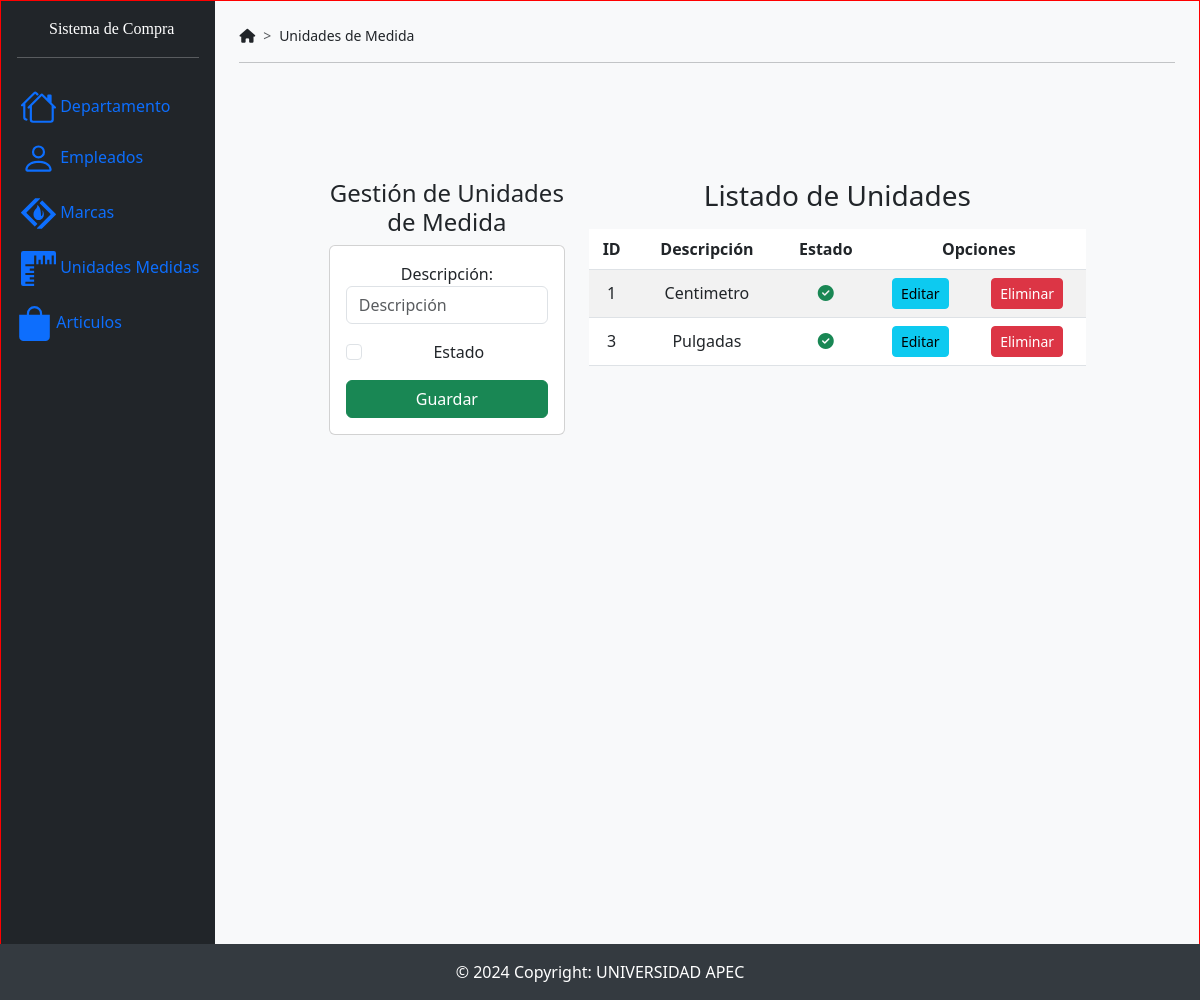
Screenshot of /principalUnidadesdeMedida with the database file from the repository.
### SistemaCompraApp/models.py (models this page shows)
class UnidadesMedida(models.Model):
    idunidadmedida = models.AutoField(db_column='IdUnidadMedida', primary_key=True, blank=False, null=False)  # Field name made lowercase.
    descripcion = models.TextField(db_column='Descripcion')  # Field name made lowercase.
    estado = models.TextField(db_column='Estado', blank=True, null=True)  # Field name made lowercase.
    class Meta:
        managed = False
        db_table = 'Unidades_Medida'

### SistemaCompraApp/views.py (the view)
# urls.py: path('principalUnidadesdeMedida', views.principalUnidadesdeMedida, name='principalUnidadesdeMedida'),
def principalUnidadesdeMedida(request):
    listadoUnidades = UnidadesMedida.objects.all()
    return render(request, 'principalUnidadesdeMedida.html', {'unidades': listadoUnidades})

### SistemaCompraApp/templates/principalUnidadesdeMedida.html (shortened to what this page needs)
{% extends "./base.html" %}
{% block navegacion %}Unidades de Medida{% endblock %}
{% block body %}
    <div class="row">
        <div class="col-sm-12 col-md-6 col-lg-4 col-xl-4 mb-4">
            <h4>Gestión de Unidades de Medida</h4>
            <div class="card">
                <div class="card-body">
                    <form action="/registrarUnidadesdeMedida/" method="post">{% csrf_token %}
                        <div class="form-group mb-3">
                            <label for="txtdescripcionUnidadesdeMedida">Descripción:</label>
                            <input type="text"
                                   name="txtdescripcionUnidadesdeMedida"
                                   id="txtdescripcioUnidadesdeMedida"
                                   class="form-control"
                                   placeholder="Descripción"
                                   minlength="1"
                                   maxlength="500"
                                   required>
                        </div>
                        <div class="form-check mb-3">
                            <input class="form-check-input"
                                   type="checkbox"
                                   name="txtEstadoUnidadesdeMedida"
                                   id="txtEstadoUnidadesdeMedida"
                                   required>
                            <label class="form-check-label" for="txtEstadoUnidadesdeMedida">Estado</label>
                        </div>
                        <div class="d-grid">
                            <button type="submit" class="btn btn-success text-white">Guardar</button>
                        </div>
                    </form>
                </div>
            </div>
        </div>
        <div class="col-sm-12 col-md-6 col-lg-8 col-xl-8">
            <h3>Listado de Unidades</h3>
            <div class="table-responsive py-2">
                <table class="table table-striped">
                    <thead>
                        <tr>
                            <th>ID</th>
                            <th>Descripción</th>
                            <th>Estado</th>
                            <th colspan="2">Opciones</th>
                        </tr>
                    </thead>
                    <tbody>
                        {% for unidad in unidades %}
                            <tr>
                                <td>{{ unidad.idunidadmedida }}</td>
                                <td>{{ unidad.descripcion }}</td>
                                <td>
                                    {% if unidad.estado == "1" %}
                                        <i class="fa-solid fa-circle-check text-success"></i>
                                    {% else %}
                                        <i class="fa-regular fa-circle-check text-muted"></i>
                                    {% endif %}
                                </td>
                                <td>
                                    <a href="edicionUnidades/{{ unidad.idunidadmedida }}" class="btn btn-info btn-sm">Editar</a>
                                </td>
                                <td>
                                    <a href="eliminarUnidades/{{ unidad.idunidadmedida }}" class="btn btn-danger btn-sm btnEliminacion">Eliminar</a>
                                </td>
                            </tr>
                        {% endfor %}
                    </tbody>
                </table>
            </div>
        </div>
    </div>
{% endblock %}

### SistemaCompraApp/static/css/baseDesign.css (style rules this page uses)
th, td { text-align: center; vertical-align: middle; }
body { height: 1000px; border: 1px solid red; position: relative; }

### SistemaCompraApp/templates/base.html (style rules this page uses)
a { text-decoration: none; color: blue; }

### rows the page displays
UnidadesMedida: idunidadmedida "1", descripcion "Centimetro", Estado "1" (drawn)
UnidadesMedida: idunidadmedida "3", descripcion "Pulgadas", Estado "1" (drawn)
